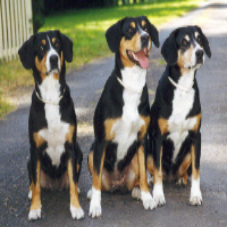
#> input picture Image Segmentation/images/imagenet/001_im.png, 227 x 227 px; its folder holds 4 pictures in this run
$ python resize.py   (older library calls are emulated)
#> lines starting #> are read from the running program, lines starting #| are printed output that depends on the picture
from PIL import Image

import os

def resize_images(dir_path, output_dir_path):
#> called with dir_path = './images/imagenet', output_dir_path = './images/imagenet_32'
    for filename in os.listdir(dir_path):
        if os.path.splitext(filename)[1] == ".png":
            image_path = os.path.join(dir_path, filename)
            resize_image(image_path, output_dir_path)
#> in resize_image, img is the input picture: PIL image 227x227 RGB; mean R, G, B 121, 119.1, 107.1
#> in resize_image, `img = img.resize((height, width), Image.ANTIALIAS)`:
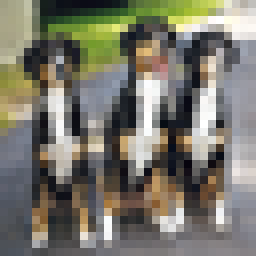
#> img: PIL image 32x32 RGB (shown 8 times larger); mean R, G, B 120.9, 119, 107.1
#> pass 2 of the loop in resize_images, `for filename in os.listdir(dir_path):`:
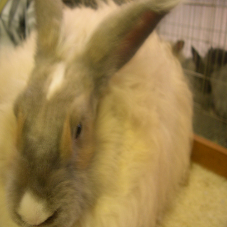
#> input picture Image Segmentation/images/imagenet/002_im.png, 227 x 227 px
#> in resize_image, img is the input picture: PIL image 227x227 RGB; mean R, G, B 154.2, 127.4, 76.4
#> in resize_image (call 2), `img = img.resize((height, width), Image.ANTIALIAS)`:
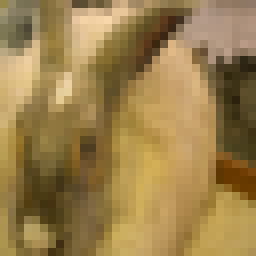
#> img: PIL image 32x32 RGB (shown 8 times larger); mean R, G, B 154.3, 127.5, 76.4
#> pass 3 of the loop in resize_images, `for filename in os.listdir(dir_path):`:
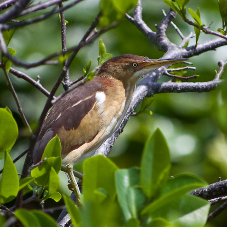
#> input picture Image Segmentation/images/imagenet/003_im.png, 227 x 227 px
#> in resize_image, img is the input picture: PIL image 227x227 RGB; mean R, G, B 92.2, 105.7, 58.2
#> in resize_image (call 3), `img = img.resize((height, width), Image.ANTIALIAS)`:
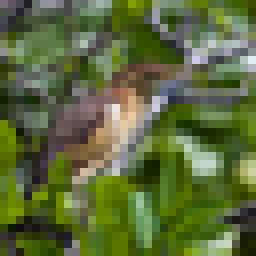
#> img: PIL image 32x32 RGB (shown 8 times larger); mean R, G, B 92.2, 105.7, 58.6
#> the loop made 4 passes; the first 3 are shown

def resize_image(image_path, output_dir_path, height=32, width=32):
    image_number = os.path.basename(image_path).split("_")[0]
    output_image_name = "{}_ori.png".format(image_number)
    output_path = os.path.join(output_dir_path, output_image_name)

    img = Image.open(image_path)
    img = img.resize((height, width), Image.ANTIALIAS)
    img.save(output_path, optimize=True)


dir_path = "./images/imagenet"
output_path = "./images/imagenet_32"

resize_images(dir_path, output_path)
